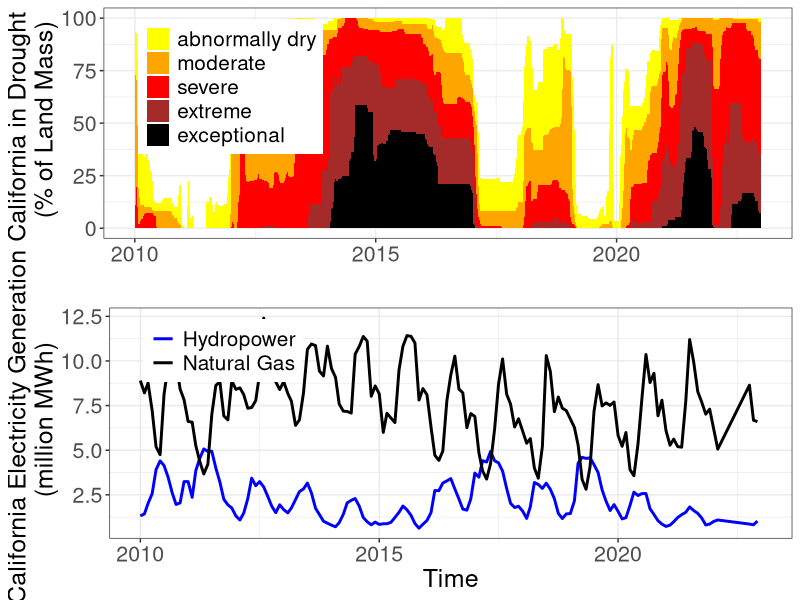

This figure's R source:
#______________________________________________________________________#
#Script includes code to create a plot of the spatial extent of drought 
#in California along with a time-series of hydropower and NG gen. 

#Point towards the working directory. 
setwd("C:/Users/amonkar/Documents/GitHub/Composite_Index_Insurance")

library(ggplot2)
library(cowplot)

#______________________________________________________________________#
#DO.D4 --> abnormally dry
#D1.D4 --> moderate
#D2.D4 --> severe
#D3.D4 --> extreme
#D4 --> Exceptional

#Plot 1 - Extent of Drought
drought <- read.csv("data/Data Tables  U.S. Drought Monitor.csv", sep=",",
                    header = TRUE)
drought$Week <- as.Date(as.character(drought$Week))

drought <- drought[drought$Week > as.Date("31/12/2009", format = "%d/%m/%Y"),]


plt_dataset <- data.frame(Date = rep(drought$Week, 5),
                          Drought = c(drought$D0.D4, drought$D1.D4, drought$D2.D4, drought$D3.D4, drought$D4),
                          Type = rep(c("abnormally dry", "moderate", "severe", "extreme", "exceptional"), each = nrow(drought)))




plt_dataset$Type <- factor(plt_dataset$Type, 
                                levels = c("abnormally dry", "moderate", "severe", "extreme", "exceptional"))


p1 <- ggplot(plt_dataset, aes(x = Date, y = Drought, fill = Type)) +
  geom_area(position = "identity") +
  scale_fill_manual(values = c("abnormally dry" = "yellow", 
                               "moderate" = "orange", 
                               "severe" = "red", 
                               "extreme" = "brown", 
                               "exceptional" = "black")) +
  xlab("") + 
  xlim(c(as.Date("01/01/2010", format = "%d/%m/%Y"), as.Date("31/12/2022", format = "%d/%m/%Y"))) +
  ylab("California in Drought \n (% of Land Mass)") +
  theme_bw() +
  theme(legend.position = c(0.05, 0.95), # c(x, y) where x is from 0 (left) to 1 (right), y is from 0 (bottom) to 1 (top)
        legend.justification = c(0, 1),
        legend.text = element_text(size = 15), 
        legend.title = element_blank(),
        axis.text.x = element_text(size = rel(1.75)),  
        axis.text.y = element_text(size = rel(1.75)),
        axis.title.x = element_text(size = 18),  
        axis.title.y = element_text(size = 18))


#______________________________________________________________________#
#Plot 2 - Natural Gas and Hydropower Generation. 
generation <- read.csv("data/Historic_NG_Hydro_Generation.csv", sep=",",
                       skip = 4, header =TRUE)
colnames(generation) <- c("Month", "Natural_Gas", "Hydro")

generation[,1] <- as.Date(paste0("01-", generation[,1]), format="%d-%b-%y")


#Set-up the plotting dataset 
plt_dataset <- data.frame(Month = rep(generation$Month,2),
                          Generation = c(generation$Natural_Gas, generation$Hydro),
                          Type = rep(c("Natural Gas", "Hydropower"), each = nrow(generation)))


p2 <- ggplot(plt_dataset) +
  geom_line(aes(x=Month, y = Generation, color = Type), size=1.) +
  xlab("Time") +
  ylab(paste0("California Electricity Generation \n (million MWh)")) +
  xlim(c(as.Date("01/01/2010", format = "%d/%m/%Y"), as.Date("31/12/2022", format = "%d/%m/%Y"))) +
  theme_bw() +
  theme(legend.position = c(0.05, 0.95), # c(x, y) where x is from 0 (left) to 1 (right), y is from 0 (bottom) to 1 (top)
        legend.justification = c(0, 1),
        legend.text = element_text(size = 15), 
        legend.title = element_blank(),
        axis.text.x = element_text(size = rel(1.75)),  
        axis.text.y = element_text(size = rel(1.75)),
        axis.title.x = element_text(size = 18),  
        axis.title.y = element_text(size = 18)) +
  scale_color_manual(values = c("Hydropower" = "blue", "Natural Gas" = "black"))
  

pdf("figures/CA_Drought.pdf",height=7, width=18)
plot_grid(p1,p2,
          nrow =2)
dev.off()
